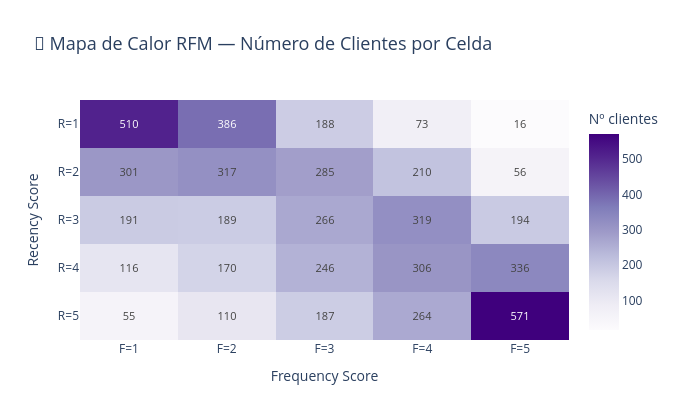

The notebook cell this image was saved under:
### Code cell
# ── Heatmap R vs F coloreado por número de clientes ───────────────────────────
heatmap_n = (
    c360.groupby(['R_score','F_score'])['Customer ID']
    .count()
    .reset_index()
    .pivot(index='R_score', columns='F_score', values='Customer ID')
    .sort_index(ascending=False)
)

fig = go.Figure(go.Heatmap(
    z=heatmap_n.values,
    x=[f'F={c}' for c in heatmap_n.columns],
    y=[f'R={r}' for r in heatmap_n.index],
    colorscale='Purples',
    text=heatmap_n.values,
    texttemplate='%{text}',
    textfont={'size': 11},
    colorbar=dict(title='Nº clientes')
))

fig.update_layout(
    title={'text': '👥 Mapa de Calor RFM — Número de Clientes por Celda', 'font': {'size': 18}},
    xaxis_title='Frequency Score',
    yaxis_title='Recency Score',
    height=420,
    width=680
)
fig.show()
fig.write_html(OUTPUT_DIR / 'rfm_heatmap_count.html')
print('✅ rfm_heatmap_count.html guardado')

### Figure 1 — Plotly figure (JSON) as saved in the notebook; plotly's stock layout.template omitted (floating-point values rounded to 4 significant figures)
{"data": [{"colorbar": {"title": {"text": "Nº clientes"}}, "colorscale": [[0, "rgb(252,251,253)"], [0.125, "rgb(239,237,245)"], [0.25, "rgb(218,218,235)"], [0.375, "rgb(188,189,220)"], [0.5, "rgb(158,154,200)"], [0.625, "rgb(128,125,186)"], [0.75, "rgb(106,81,163)"], [0.875, "rgb(84,39,143)"], [1, "rgb(63,0,125)"]], "text": [[55, 110, 187, 264, 571], [116, 170, 246, 306, 336], [191, 189, 266, 319, 194], [301, 317, 285, 210, 56], [510, 386, 188, 73, 16]], "textfont": {"size": 11}, "texttemplate": "%{text}", "type": "heatmap", "x": ["F=1", "F=2", "F=3", "F=4", "F=5"], "y": ["R=5", "R=4", "R=3", "R=2", "R=1"], "z": [[55, 110, 187, 264, 571], [116, 170, 246, 306, 336], [191, 189, 266, 319, 194], [301, 317, 285, 210, 56], [510, 386, 188, 73, 16]]}], "layout": {"height": 420, "title": {"font": {"size": 18}, "text": "👥 Mapa de Calor RFM — Número de Clientes por Celda"}, "width": 680, "xaxis": {"title": {"text": "Frequency Score"}}, "yaxis": {"title": {"text": "Recency Score"}}}}
